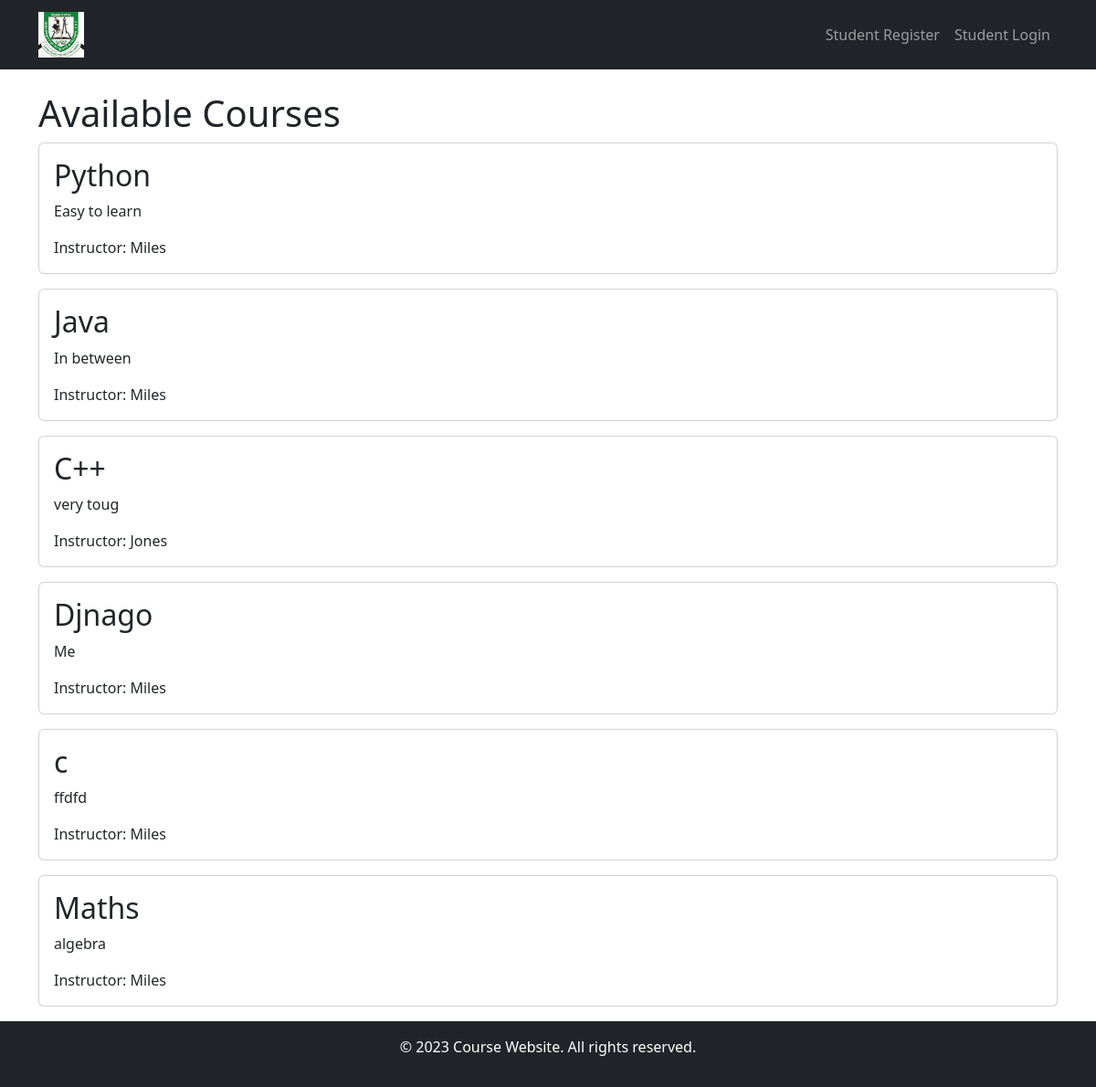
Page /courses/ on the committed database.
### courses/models.py (models this page shows, shortened)
class Course(models.Model):
    title = models.CharField(max_length=200)
    description = models.TextField()
    instructor = models.ForeignKey(Instructor, on_delete=models.CASCADE)
    students = models.ManyToManyField(Student, through='Registration')

class Instructor(models.Model):
    user = models.OneToOneField(User, on_delete=models.CASCADE, null=True, default=None)
    bio = models.TextField(blank=True)
    email = models.EmailField()

### courses/views.py (the view)
# urls.py: path('courses/', views.CourseListView.as_view(), name='course-list'),
class CourseListView(ListView):
    model = Course
    template_name = 'courses/course_list.html'
    context_object_name = 'courses'

### courses/templates/courses/course_list.html
{% extends "courses/base.html" %}
{% block content %}
<h1>Available Courses</h1>
{% for course in courses %}
  <div class="card mb-3">
    <div class="card-body">
      <h2 class="card-title">{{ course.title }}</h2>
      <p class="card-text">{{ course.description }}</p>
      <p class="card-text">Instructor: {{ course.instructor.user.username }}</p>
    </div>
  </div>
{% empty %}
  <p>No courses available.</p>
{% endfor %}
{% endblock %}

### rows in the picture
Course: title "Python", description "Easy to learn", instructor.user.username "Miles"
Course: title "Java", description "In between", instructor.user.username "Miles"
Course: title "C++", description "very toug", instructor.user.username "Jones"
Course: title "Djnago", description "Me", instructor.user.username "Miles"
Course: title "c", description "ffdfd", instructor.user.username "Miles"
Course: title "Maths", description "algebra", instructor.user.username "Miles"
